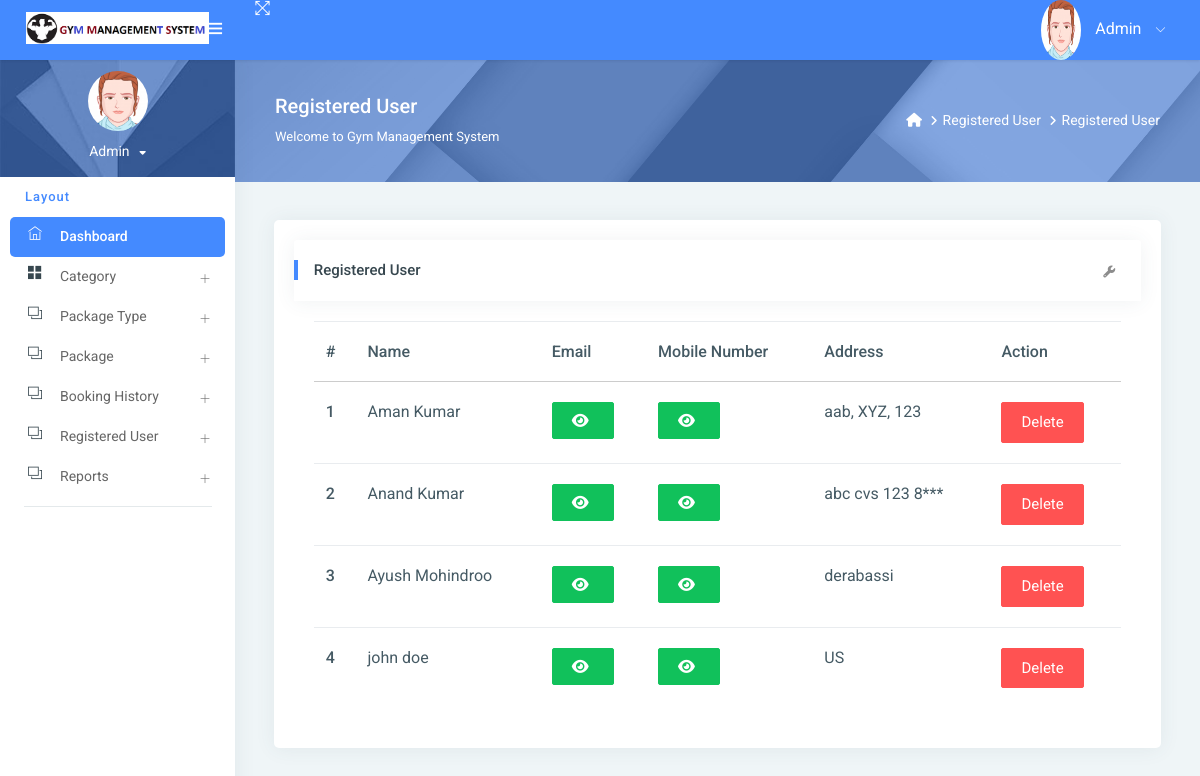
The app's page /reg_user/ (signed in) with its own data.
### gym/models.py (models this page shows, shortened)
class Signup(models.Model):
    user = models.ForeignKey(User, on_delete=models.CASCADE, null=True)
    mobile = models.CharField(max_length=15, null=True)
    state = models.CharField(max_length=150, null=True)
    city = models.CharField(max_length=150, null=True)
    address = models.CharField(max_length=200, null=True)
    creationdate = models.DateTimeField(auto_now_add=True)

### gym/views.py (the view)
# urls.py: path('reg_user/', reg_user, name="reg_user"),
@login_required(login_url='/admin_login/')
def reg_user(request):
    data = Signup.objects.all()
    d = {'data': data}
    return render(request, "admin/reg_user.html", locals())

### gym/templates/admin/reg_user.html (shortened to what this page needs)
{% extends 'admin_base.html' %}
{% load static %}
{% block main %}
<link rel="stylesheet" href="https://cdnjs.cloudflare.com/ajax/libs/font-awesome/6.2.0/css/all.min.css" />
<div class="page-header">
    <div class="page-block">
        <div class="row align-items-center">
            <div class="col-md-8">
                <div class="page-header-title">
                    <h5 class="m-b-10">Registered User</h5>
                    <p class="m-b-0">Welcome to Gym Management System</p>
                </div>
            </div>
            <div class="col-md-4">
                <ul class="breadcrumb-title">
                    <li class="breadcrumb-item">
                        <a href="{% url 'admin_home' %}"> <i class="fa fa-home"></i> </a>
                    </li>
                    <li class="breadcrumb-item"><a href="">Registered User</a>
                    </li>
                    <li class="breadcrumb-item"><a href="">Registered User</a>
                    </li>
                </ul>
            </div>
        </div>
    </div>
</div>
<div class="pcoded-inner-content">
    <div class="main-body">
        <div class="page-wrapper">
            <div class="page-body">
                <div class="row">
                    <div class="col-md-12">
                        <div class="card">
                            <div class="card-block">
                                <div class="card-header">
                                    <h5> Registered User</h5>
                                    <div class="card-header-right">
                                        <ul class="list-unstyled card-option">
                                            <li><i class="fa fa fa-wrench open-card-option"></i></li>
                                        </ul>
                                    </div>
                                </div>
                                <div class="card-block table-border-style">
                                    <div class="table-responsive">
                                        <table class="table">
                                            <thead>
                                            <tr>
                                                <th>#</th>
                                                <th>Name</th>
                                                <th>Email</th>
                                                <th>Mobile Number</th>
                                                <th>Address</th>
                                                <th>Action</th>
                                            </tr>
                                            </thead>
                                            <tbody>
                                            {% for i in data %}
                                            <tr>
                                                <th scope="row">{{forloop.counter}}</th>
                                                <td>{{i.user.first_name}} {{i.user.last_name}}</td>
                                                 <td><span id="email-{{forloop.counter}}" class="password">{{i.user.username}}</span>
                                                     <button type="button" class="btn btn-success" id="email-btn-{{forloop.counter}}" onclick="togglePassword('email-{{forloop.counter}}', this.id)"><i class="fa fa-eye"></i></button>
                                                 </td>
                                                 <td>
                                                    <button type="button" class="btn btn-success" id="mobile-btn-{{forloop.counter}}" onclick="togglePassword('mobile-{{forloop.counter}}', this.id)"><i class="fa fa-eye"></i></button>
                                                  </td>
                                                <td>{{i.address}}</td>
                                                <td>
                                                    <a href="{% url 'delete_user' i.id %}"
                                                       onclick="return confirm('Are you sure to Delete')"
                                                       class="btn btn-danger">Delete</a>
                                                </td>
                                            </tr>
                                            {% endfor %}
                                            </tbody>
                                        </table>
                                    </div>
                                </div>
                            </div>
                        </div>
                    </div>
                </div>
            </div>
        </div>
    </div>
</div>
{% endblock %}

### gym/templates/admin/reg_user.html (style rules this page uses)
.table-responsive { font-size:11px; }
td { padding:0px; }

### records on screen
Signup: user.first_name "Aman", user.last_name "Kumar", address "aab, XYZ, 123"
Signup: user.first_name "Anand", user.last_name "Kumar", address "abc cvs 123 8***"
Signup: user.first_name "Ayush", user.last_name "Mohindroo", address "derabassi"
Signup: user.first_name "john", user.last_name "doe", address "US"
